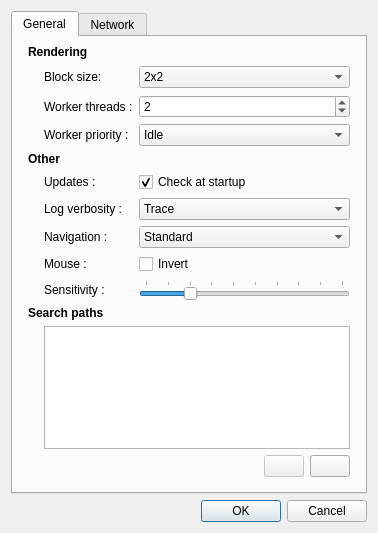
<?xml version="1.0" encoding="UTF-8"?>
<ui version="4.0">
 <class>ProgramSettingsDialog</class>
 <widget class="QDialog" name="ProgramSettingsDialog">
  <property name="geometry">
   <rect>
    <x>0</x>
    <y>0</y>
    <width>378</width>
    <height>533</height>
   </rect>
  </property>
  <property name="sizePolicy">
   <sizepolicy hsizetype="Preferred" vsizetype="MinimumExpanding">
    <horstretch>0</horstretch>
    <verstretch>0</verstretch>
   </sizepolicy>
  </property>
  <property name="maximumSize">
   <size>
    <width>16777215</width>
    <height>16777215</height>
   </size>
  </property>
  <property name="windowTitle">
   <string>Settings</string>
  </property>
  <layout class="QGridLayout" name="gridLayout">
   <item row="13" column="0">
    <widget class="QDialogButtonBox" name="buttonBox">
     <property name="orientation">
      <enum>Qt::Horizontal</enum>
     </property>
     <property name="standardButtons">
      <set>QDialogButtonBox::Cancel|QDialogButtonBox::Ok</set>
     </property>
    </widget>
   </item>
   <item row="0" column="0">
    <widget class="QTabWidget" name="tabWidget">
     <property name="sizePolicy">
      <sizepolicy hsizetype="Preferred" vsizetype="Expanding">
       <horstretch>0</horstretch>
       <verstretch>0</verstretch>
      </sizepolicy>
     </property>
     <property name="currentIndex">
      <number>0</number>
     </property>
     <widget class="QWidget" name="tab1">
      <attribute name="title">
       <string>General</string>
      </attribute>
      <layout class="QGridLayout" name="gridLayout1" rowstretch="0,0,0,0,0,0,0,0,0,0,0,0,0,0,0,0,0" columnstretch="0,0,0,1">
       <property name="leftMargin">
        <number>15</number>
       </property>
       <property name="topMargin">
        <number>8</number>
       </property>
       <property name="rightMargin">
        <number>15</number>
       </property>
       <property name="bottomMargin">
        <number>15</number>
       </property>
       <property name="spacing">
        <number>6</number>
       </property>
       <item row="0" column="0" colspan="3">
        <widget class="QLabel" name="label_10">
         <property name="font">
          <font>
           <weight>75</weight>
           <bold>true</bold>
          </font>
         </property>
         <property name="text">
          <string>Rendering</string>
         </property>
        </widget>
       </item>
       <item row="1" column="0">
        <spacer name="horizontalSpacer">
         <property name="orientation">
          <enum>Qt::Horizontal</enum>
         </property>
         <property name="sizeType">
          <enum>QSizePolicy::Fixed</enum>
         </property>
         <property name="sizeHint" stdset="0">
          <size>
           <width>10</width>
           <height>24</height>
          </size>
         </property>
        </spacer>
       </item>
       <item row="1" column="1">
        <widget class="QLabel" name="label">
         <property name="toolTip">
          <string>Specify the block resolution used to split images into
parallel workloads (default: 32x32). If chosen too small,
excessive block management may slow down the rendering.
Only applies to some integrators. </string>
         </property>
         <property name="text">
          <string>Block size: </string>
         </property>
         <property name="buddy">
          <cstring>blockSizeBox</cstring>
         </property>
        </widget>
       </item>
       <item row="1" column="2" colspan="2">
        <widget class="QComboBox" name="blockSizeBox">
         <property name="toolTip">
          <string>Specify the block resolution used to split images into
parallel workloads (default: 32x32). If chosen too small,
excessive block management may slow down the rendering.
Only applies to some integrators. </string>
         </property>
         <item>
          <property name="text">
           <string>2x2</string>
          </property>
         </item>
         <item>
          <property name="text">
           <string>4x4</string>
          </property>
         </item>
         <item>
          <property name="text">
           <string>8x8</string>
          </property>
         </item>
         <item>
          <property name="text">
           <string>16x16</string>
          </property>
         </item>
         <item>
          <property name="text">
           <string>32x32</string>
          </property>
         </item>
         <item>
          <property name="text">
           <string>64x64</string>
          </property>
         </item>
         <item>
          <property name="text">
           <string>128x128</string>
          </property>
         </item>
        </widget>
       </item>
       <item row="2" column="1">
        <widget class="QLabel" name="label_2">
         <property name="toolTip">
          <string>Specifies the number of local worker threads. The default is to use
all local cores (including virtual cores on Hyper-threading-enabled
machines). Setting this value lower can be useful to reduce the
system load, especially when much of the work is done over the network.</string>
         </property>
         <property name="text">
          <string>Worker threads :</string>
         </property>
         <property name="buddy">
          <cstring>localWorkerBox</cstring>
         </property>
        </widget>
       </item>
       <item row="2" column="2" colspan="2">
        <widget class="QSpinBox" name="localWorkerBox">
         <property name="toolTip">
          <string>Specifies the number of local worker threads. The default is to use
all local cores (including virtual cores on Hyper-threading-enabled
machines). Setting this value lower can be useful to reduce the
system load, especially when much of the work is done over the network.</string>
         </property>
         <property name="value">
          <number>2</number>
         </property>
        </widget>
       </item>
       <item row="14" column="0" colspan="4">
        <widget class="QLabel" name="label_3">
         <property name="font">
          <font>
           <weight>75</weight>
           <bold>true</bold>
          </font>
         </property>
         <property name="text">
          <string>Search paths</string>
         </property>
        </widget>
       </item>
       <item row="16" column="1" colspan="3">
        <layout class="QHBoxLayout" name="buttonsLayout1" stretch="0,0,0">
         <property name="spacing">
          <number>6</number>
         </property>
         <item>
          <spacer name="horizontalSpacer_2">
           <property name="orientation">
            <enum>Qt::Horizontal</enum>
           </property>
           <property name="sizeHint" stdset="0">
            <size>
             <width>118</width>
             <height>17</height>
            </size>
           </property>
          </spacer>
         </item>
         <item>
          <widget class="QPushButton" name="removePathButton">
           <property name="enabled">
            <bool>false</bool>
           </property>
           <property name="maximumSize">
            <size>
             <width>40</width>
             <height>16777215</height>
            </size>
           </property>
           <property name="toolTip">
            <string>Remove the selected search path</string>
           </property>
           <property name="text">
            <string/>
           </property>
           <property name="icon">
            <iconset resource="resources.qrc">
             <normaloff>:/resources/remove.png</normaloff>:/resources/remove.png</iconset>
           </property>
           <property name="iconSize">
            <size>
             <width>16</width>
             <height>16</height>
            </size>
           </property>
           <property name="autoDefault">
            <bool>false</bool>
           </property>
          </widget>
         </item>
         <item>
          <widget class="QPushButton" name="addPathButton">
           <property name="sizePolicy">
            <sizepolicy hsizetype="Minimum" vsizetype="Fixed">
             <horstretch>0</horstretch>
             <verstretch>0</verstretch>
            </sizepolicy>
           </property>
           <property name="maximumSize">
            <size>
             <width>40</width>
             <height>16777215</height>
            </size>
           </property>
           <property name="toolTip">
            <string>Add a search path</string>
           </property>
           <property name="text">
            <string/>
           </property>
           <property name="icon">
            <iconset resource="resources.qrc">
             <normaloff>:/resources/add.png</normaloff>:/resources/add.png</iconset>
           </property>
           <property name="iconSize">
            <size>
             <width>16</width>
             <height>16</height>
            </size>
           </property>
           <property name="autoDefault">
            <bool>false</bool>
           </property>
          </widget>
         </item>
        </layout>
       </item>
       <item row="4" column="0" colspan="3">
        <widget class="QLabel" name="label_11">
         <property name="font">
          <font>
           <weight>75</weight>
           <bold>true</bold>
          </font>
         </property>
         <property name="text">
          <string>Other</string>
         </property>
        </widget>
       </item>
       <item row="15" column="1" colspan="3">
        <widget class="QListWidget" name="searchPathList">
         <property name="enabled">
          <bool>true</bool>
         </property>
         <property name="sizePolicy">
          <sizepolicy hsizetype="Expanding" vsizetype="Ignored">
           <horstretch>0</horstretch>
           <verstretch>1</verstretch>
          </sizepolicy>
         </property>
         <property name="minimumSize">
          <size>
           <width>70</width>
           <height>70</height>
          </size>
         </property>
         <property name="maximumSize">
          <size>
           <width>16777215</width>
           <height>16777215</height>
          </size>
         </property>
         <property name="toolTip">
          <string>List of additional directories that will be searched
for resources, such as geometry data, textures, etc.</string>
         </property>
         <property name="frameShadow">
          <enum>QFrame::Sunken</enum>
         </property>
         <property name="resizeMode">
          <enum>QListView::Adjust</enum>
         </property>
        </widget>
       </item>
       <item row="6" column="2">
        <widget class="QCheckBox" name="checkForUpdatesBox">
         <property name="enabled">
          <bool>true</bool>
         </property>
         <property name="toolTip">
          <string>If active, Mitsuba will try to determine the most recent
release via Internet every time it is started.</string>
         </property>
         <property name="autoFillBackground">
          <bool>false</bool>
         </property>
         <property name="styleSheet">
          <string/>
         </property>
         <property name="text">
          <string>Check at startup</string>
         </property>
         <property name="checked">
          <bool>true</bool>
         </property>
         <property name="tristate">
          <bool>false</bool>
         </property>
        </widget>
       </item>
       <item row="6" column="1">
        <widget class="QLabel" name="label_7">
         <property name="toolTip">
          <string>If active, Mitsuba will try to determine the most recent
release via Internet every time it is started.</string>
         </property>
         <property name="text">
          <string>Updates :</string>
         </property>
        </widget>
       </item>
       <item row="11" column="2" colspan="2">
        <widget class="QSlider" name="sensitivitySlider">
         <property name="toolTip">
          <string>Specifies how sensitive the mouse should react to
movements while navigating in the realt-time preview.</string>
         </property>
         <property name="minimum">
          <number>1</number>
         </property>
         <property name="maximum">
          <number>10</number>
         </property>
         <property name="singleStep">
          <number>1</number>
         </property>
         <property name="pageStep">
          <number>1</number>
         </property>
         <property name="value">
          <number>3</number>
         </property>
         <property name="sliderPosition">
          <number>3</number>
         </property>
         <property name="orientation">
          <enum>Qt::Horizontal</enum>
         </property>
         <property name="tickPosition">
          <enum>QSlider::TicksAbove</enum>
         </property>
         <property name="tickInterval">
          <number>1</number>
         </property>
        </widget>
       </item>
       <item row="11" column="1">
        <widget class="QLabel" name="label_8">
         <property name="toolTip">
          <string>Specifies how sensitive the mouse should react to
movements while navigating in the realt-time preview.</string>
         </property>
         <property name="text">
          <string>Sensitivity :</string>
         </property>
        </widget>
       </item>
       <item row="9" column="1">
        <widget class="QLabel" name="label_12">
         <property name="toolTip">
          <string>Should the preview navigation flip the Y axis of the mouse?</string>
         </property>
         <property name="text">
          <string>Mouse :</string>
         </property>
         <property name="buddy">
          <cstring>invertMouseBox</cstring>
         </property>
        </widget>
       </item>
       <item row="9" column="2">
        <widget class="QCheckBox" name="invertMouseBox">
         <property name="toolTip">
          <string>Should the preview navigation flip the Y axis of the mouse?</string>
         </property>
         <property name="autoFillBackground">
          <bool>false</bool>
         </property>
         <property name="styleSheet">
          <string/>
         </property>
         <property name="text">
          <string>Invert</string>
         </property>
         <property name="tristate">
          <bool>false</bool>
         </property>
        </widget>
       </item>
       <item row="8" column="1">
        <widget class="QLabel" name="label_15">
         <property name="toolTip">
          <string>&lt;!DOCTYPE HTML PUBLIC &quot;-//W3C//DTD HTML 4.0//EN&quot; &quot;http://www.w3.org/TR/REC-html40/strict.dtd&quot;&gt;
&lt;html&gt;&lt;head&gt;&lt;meta name=&quot;qrichtext&quot; content=&quot;1&quot; /&gt;&lt;style type=&quot;text/css&quot;&gt;
p, li { white-space: pre-wrap; }
&lt;/style&gt;&lt;/head&gt;&lt;body style=&quot; font-family:'Ubuntu'; font-size:11pt; font-weight:400; font-style:normal;&quot;&gt;
&lt;p style=&quot; margin-top:0px; margin-bottom:0px; margin-left:0px; margin-right:0px; -qt-block-indent:0; text-indent:0px;&quot;&gt;This option specifies the camera behavior when navigating within the realtime preview.&lt;/p&gt;
&lt;p style=&quot;-qt-paragraph-type:empty; margin-top:0px; margin-bottom:0px; margin-left:0px; margin-right:0px; -qt-block-indent:0; text-indent:0px;&quot;&gt;&lt;/p&gt;
&lt;p style=&quot; margin-top:0px; margin-bottom:0px; margin-left:0px; margin-right:0px; -qt-block-indent:0; text-indent:0px;&quot;&gt;&lt;span style=&quot; font-weight:600;&quot;&gt;Standard&lt;/span&gt;: Rotate around the currently selected object.&lt;/p&gt;
&lt;p style=&quot;-qt-paragraph-type:empty; margin-top:0px; margin-bottom:0px; margin-left:0px; margin-right:0px; -qt-block-indent:0; text-indent:0px;&quot;&gt;&lt;/p&gt;
&lt;p style=&quot; margin-top:0px; margin-bottom:0px; margin-left:0px; margin-right:0px; -qt-block-indent:0; text-indent:0px;&quot;&gt;&lt;span style=&quot; font-weight:600;&quot;&gt;First person&lt;/span&gt;: A navigation mode that resembles walking through a scene&lt;/p&gt;&lt;/body&gt;&lt;/html&gt;</string>
         </property>
         <property name="text">
          <string>Navigation :</string>
         </property>
         <property name="buddy">
          <cstring>navigationModeBox</cstring>
         </property>
        </widget>
       </item>
       <item row="8" column="2" colspan="2">
        <widget class="QComboBox" name="navigationModeBox">
         <property name="toolTip">
          <string>&lt;!DOCTYPE HTML PUBLIC &quot;-//W3C//DTD HTML 4.0//EN&quot; &quot;http://www.w3.org/TR/REC-html40/strict.dtd&quot;&gt;
&lt;html&gt;&lt;head&gt;&lt;meta name=&quot;qrichtext&quot; content=&quot;1&quot; /&gt;&lt;style type=&quot;text/css&quot;&gt;
p, li { white-space: pre-wrap; }
&lt;/style&gt;&lt;/head&gt;&lt;body style=&quot; font-family:'Ubuntu'; font-size:11pt; font-weight:400; font-style:normal;&quot;&gt;
&lt;p style=&quot; margin-top:0px; margin-bottom:0px; margin-left:0px; margin-right:0px; -qt-block-indent:0; text-indent:0px;&quot;&gt;This option specifies the camera behavior when navigating within the realtime preview.&lt;/p&gt;
&lt;p style=&quot;-qt-paragraph-type:empty; margin-top:0px; margin-bottom:0px; margin-left:0px; margin-right:0px; -qt-block-indent:0; text-indent:0px;&quot;&gt;&lt;/p&gt;
&lt;p style=&quot; margin-top:0px; margin-bottom:0px; margin-left:0px; margin-right:0px; -qt-block-indent:0; text-indent:0px;&quot;&gt;&lt;span style=&quot; font-weight:600;&quot;&gt;Standard&lt;/span&gt;: Rotate around the currently selected object.&lt;/p&gt;
&lt;p style=&quot;-qt-paragraph-type:empty; margin-top:0px; margin-bottom:0px; margin-left:0px; margin-right:0px; -qt-block-indent:0; text-indent:0px;&quot;&gt;&lt;/p&gt;
&lt;p style=&quot; margin-top:0px; margin-bottom:0px; margin-left:0px; margin-right:0px; -qt-block-indent:0; text-indent:0px;&quot;&gt;&lt;span style=&quot; font-weight:600;&quot;&gt;First person&lt;/span&gt;: A navigation mode that resembles walking through a scene&lt;/p&gt;&lt;/body&gt;&lt;/html&gt;</string>
         </property>
         <item>
          <property name="text">
           <string>Standard</string>
          </property>
         </item>
         <item>
          <property name="text">
           <string>First Person</string>
          </property>
         </item>
        </widget>
       </item>
       <item row="7" column="2" colspan="2">
        <widget class="QComboBox" name="logVerbosityBox">
         <property name="toolTip">
          <string>Specifies the threshold for displaying log messages.
For instance, setting this to &quot;Info&quot; means that everything
above and including &quot;Info&quot; is written to the console.</string>
         </property>
         <item>
          <property name="text">
           <string>Trace</string>
          </property>
         </item>
         <item>
          <property name="text">
           <string>Debug</string>
          </property>
         </item>
         <item>
          <property name="text">
           <string>Info</string>
          </property>
         </item>
         <item>
          <property name="text">
           <string>Warn</string>
          </property>
         </item>
         <item>
          <property name="text">
           <string>Error</string>
          </property>
         </item>
        </widget>
       </item>
       <item row="7" column="1">
        <widget class="QLabel" name="label_5">
         <property name="toolTip">
          <string>Specifies the threshold for displaying log messages.
For instance, setting this to &quot;Info&quot; means that everything
above and including &quot;Info&quot; is written to the console.</string>
         </property>
         <property name="text">
          <string>Log verbosity :</string>
         </property>
         <property name="buddy">
          <cstring>logVerbosityBox</cstring>
         </property>
        </widget>
       </item>
       <item row="3" column="1">
        <widget class="QLabel" name="label_16">
         <property name="toolTip">
          <string>Thread priority to assign to Mitsuba's rendering threads.
Setting this to a value below Normal is usually a good idea,
since it will make the operating system more responsive.</string>
         </property>
         <property name="text">
          <string>Worker priority :</string>
         </property>
        </widget>
       </item>
       <item row="3" column="2" colspan="2">
        <widget class="QComboBox" name="workerPriorityBox">
         <property name="toolTip">
          <string>Thread priority to assign to Mitsuba's rendering threads.
Setting this to a value below Normal is usually a good idea,
since it will make the operating system more responsive.</string>
         </property>
         <item>
          <property name="text">
           <string>Idle</string>
          </property>
         </item>
         <item>
          <property name="text">
           <string>Lowest</string>
          </property>
         </item>
         <item>
          <property name="text">
           <string>Low</string>
          </property>
         </item>
         <item>
          <property name="text">
           <string>Normal</string>
          </property>
         </item>
         <item>
          <property name="text">
           <string>High</string>
          </property>
         </item>
         <item>
          <property name="text">
           <string>Highest</string>
          </property>
         </item>
        </widget>
       </item>
      </layout>
     </widget>
     <widget class="QWidget" name="tab2">
      <attribute name="title">
       <string>Network</string>
      </attribute>
      <layout class="QGridLayout" name="gridLayout2" rowstretch="0,0,0,0,0,1,0,0,0,0" columnstretch="0,0,1">
       <property name="leftMargin">
        <number>15</number>
       </property>
       <property name="topMargin">
        <number>8</number>
       </property>
       <property name="rightMargin">
        <number>15</number>
       </property>
       <property name="bottomMargin">
        <number>15</number>
       </property>
       <property name="spacing">
        <number>6</number>
       </property>
       <item row="0" column="0" colspan="3">
        <widget class="QLabel" name="label_4">
         <property name="font">
          <font>
           <weight>75</weight>
           <bold>true</bold>
          </font>
         </property>
         <property name="text">
          <string>Server settings</string>
         </property>
        </widget>
       </item>
       <item row="1" column="1">
        <widget class="QLabel" name="label_13">
         <property name="toolTip">
          <string>When the server feature is used, this field specifies the
hostname and associated network interface, on which
to wait for incoming connections.</string>
         </property>
         <property name="text">
          <string>Listen address :</string>
         </property>
         <property name="buddy">
          <cstring>nodeName</cstring>
         </property>
        </widget>
       </item>
       <item row="1" column="2">
        <widget class="QLineEdit" name="nodeName">
         <property name="toolTip">
          <string>When the server feature is used, this field specifies the
hostname and associated network interface, on which
to wait for incoming connections.</string>
         </property>
         <property name="text">
          <string>localhost</string>
         </property>
        </widget>
       </item>
       <item row="4" column="0" colspan="3">
        <widget class="QLabel" name="label_9">
         <property name="font">
          <font>
           <weight>75</weight>
           <bold>true</bold>
          </font>
         </property>
         <property name="text">
          <string>Network render nodes</string>
         </property>
        </widget>
       </item>
       <item row="5" column="1" colspan="2">
        <widget class="QListWidget" name="connectionList">
         <property name="sizePolicy">
          <sizepolicy hsizetype="Expanding" vsizetype="Ignored">
           <horstretch>0</horstretch>
           <verstretch>0</verstretch>
          </sizepolicy>
         </property>
         <property name="minimumSize">
          <size>
           <width>70</width>
           <height>70</height>
          </size>
         </property>
        </widget>
       </item>
       <item row="6" column="1" colspan="2">
        <layout class="QHBoxLayout" name="buttonsLayout2" stretch="0,0,0">
         <item>
          <spacer name="horizontalSpacer_4">
           <property name="orientation">
            <enum>Qt::Horizontal</enum>
           </property>
           <property name="sizeHint" stdset="0">
            <size>
             <width>118</width>
             <height>17</height>
            </size>
           </property>
          </spacer>
         </item>
         <item>
          <widget class="QPushButton" name="removeConnectionButton">
           <property name="enabled">
            <bool>false</bool>
           </property>
           <property name="maximumSize">
            <size>
             <width>40</width>
             <height>16777215</height>
            </size>
           </property>
           <property name="toolTip">
            <string>Remove a render node</string>
           </property>
           <property name="text">
            <string/>
           </property>
           <property name="icon">
            <iconset resource="resources.qrc">
             <normaloff>:/resources/remove.png</normaloff>:/resources/remove.png</iconset>
           </property>
           <property name="iconSize">
            <size>
             <width>16</width>
             <height>16</height>
            </size>
           </property>
           <property name="autoDefault">
            <bool>false</bool>
           </property>
          </widget>
         </item>
         <item>
          <widget class="QPushButton" name="addConnectionButton">
           <property name="enabled">
            <bool>true</bool>
           </property>
           <property name="maximumSize">
            <size>
             <width>40</width>
             <height>16777215</height>
            </size>
           </property>
           <property name="toolTip">
            <string>Add a render node</string>
           </property>
           <property name="text">
            <string/>
           </property>
           <property name="icon">
            <iconset resource="resources.qrc">
             <normaloff>:/resources/add.png</normaloff>:/resources/add.png</iconset>
           </property>
           <property name="iconSize">
            <size>
             <width>16</width>
             <height>16</height>
            </size>
           </property>
           <property name="autoDefault">
            <bool>false</bool>
           </property>
          </widget>
         </item>
        </layout>
       </item>
       <item row="7" column="0" colspan="3">
        <widget class="QLabel" name="label_6">
         <property name="font">
          <font>
           <weight>75</weight>
           <bold>true</bold>
          </font>
         </property>
         <property name="text">
          <string>Computational resources</string>
         </property>
        </widget>
       </item>
       <item row="8" column="1" colspan="2">
        <widget class="QLabel" name="statsLabel1">
         <property name="text">
          <string>Cores attached via network: 0</string>
         </property>
        </widget>
       </item>
       <item row="9" column="1" colspan="2">
        <widget class="QLabel" name="statsLabel2">
         <property name="sizePolicy">
          <sizepolicy hsizetype="Preferred" vsizetype="Preferred">
           <horstretch>0</horstretch>
           <verstretch>0</verstretch>
          </sizepolicy>
         </property>
         <property name="minimumSize">
          <size>
           <width>0</width>
           <height>0</height>
          </size>
         </property>
         <property name="text">
          <string>Total number of attached cores: 0</string>
         </property>
        </widget>
       </item>
       <item row="2" column="2">
        <widget class="QLineEdit" name="listenPort">
         <property name="toolTip">
          <string>When the server feature is used, this number specifies
the port at which Mitsuba should listen for incoming
connections. The default setting is 7554.</string>
         </property>
         <property name="text">
          <string>7554</string>
         </property>
        </widget>
       </item>
       <item row="2" column="1">
        <widget class="QLabel" name="label_14">
         <property name="toolTip">
          <string>When the server feature is used, this number specifies
the port at which Mitsuba should listen for incoming
connections. The default setting is 7554.</string>
         </property>
         <property name="text">
          <string>Listen port :</string>
         </property>
         <property name="buddy">
          <cstring>listenPort</cstring>
         </property>
        </widget>
       </item>
       <item row="1" column="0">
        <spacer name="horizontalSpacer_3">
         <property name="orientation">
          <enum>Qt::Horizontal</enum>
         </property>
         <property name="sizeType">
          <enum>QSizePolicy::Fixed</enum>
         </property>
         <property name="sizeHint" stdset="0">
          <size>
           <width>10</width>
           <height>0</height>
          </size>
         </property>
        </spacer>
       </item>
      </layout>
     </widget>
    </widget>
   </item>
  </layout>
 </widget>
 <tabstops>
  <tabstop>blockSizeBox</tabstop>
  <tabstop>localWorkerBox</tabstop>
  <tabstop>checkForUpdatesBox</tabstop>
  <tabstop>logVerbosityBox</tabstop>
  <tabstop>navigationModeBox</tabstop>
  <tabstop>invertMouseBox</tabstop>
  <tabstop>sensitivitySlider</tabstop>
  <tabstop>searchPathList</tabstop>
  <tabstop>removePathButton</tabstop>
  <tabstop>addPathButton</tabstop>
  <tabstop>buttonBox</tabstop>
  <tabstop>nodeName</tabstop>
  <tabstop>listenPort</tabstop>
  <tabstop>connectionList</tabstop>
  <tabstop>removeConnectionButton</tabstop>
  <tabstop>addConnectionButton</tabstop>
  <tabstop>tabWidget</tabstop>
 </tabstops>
 <resources>
  <include location="resources.qrc"/>
 </resources>
 <connections>
  <connection>
   <sender>buttonBox</sender>
   <signal>rejected()</signal>
   <receiver>ProgramSettingsDialog</receiver>
   <slot>reject()</slot>
   <hints>
    <hint type="sourcelabel">
     <x>286</x>
     <y>475</y>
    </hint>
    <hint type="destinationlabel">
     <x>141</x>
     <y>421</y>
    </hint>
   </hints>
  </connection>
  <connection>
   <sender>buttonBox</sender>
   <signal>accepted()</signal>
   <receiver>ProgramSettingsDialog</receiver>
   <slot>accept()</slot>
   <hints>
    <hint type="sourcelabel">
     <x>315</x>
     <y>475</y>
    </hint>
    <hint type="destinationlabel">
     <x>318</x>
     <y>421</y>
    </hint>
   </hints>
  </connection>
  <connection>
   <sender>localWorkerBox</sender>
   <signal>valueChanged(int)</signal>
   <receiver>ProgramSettingsDialog</receiver>
   <slot>refresh()</slot>
   <hints>
    <hint type="sourcelabel">
     <x>271</x>
     <y>114</y>
    </hint>
    <hint type="destinationlabel">
     <x>2</x>
     <y>346</y>
    </hint>
   </hints>
  </connection>
  <connection>
   <sender>listenPort</sender>
   <signal>textChanged(QString)</signal>
   <receiver>ProgramSettingsDialog</receiver>
   <slot>refresh()</slot>
   <hints>
    <hint type="sourcelabel">
     <x>175</x>
     <y>90</y>
    </hint>
    <hint type="destinationlabel">
     <x>26</x>
     <y>2</y>
    </hint>
   </hints>
  </connection>
  <connection>
   <sender>nodeName</sender>
   <signal>textEdited(QString)</signal>
   <receiver>ProgramSettingsDialog</receiver>
   <slot>refresh()</slot>
   <hints>
    <hint type="sourcelabel">
     <x>175</x>
     <y>62</y>
    </hint>
    <hint type="destinationlabel">
     <x>291</x>
     <y>4</y>
    </hint>
   </hints>
  </connection>
 </connections>
 <slots>
  <signal>signal1()</signal>
  <slot>refresh()</slot>
 </slots>
</ui>
